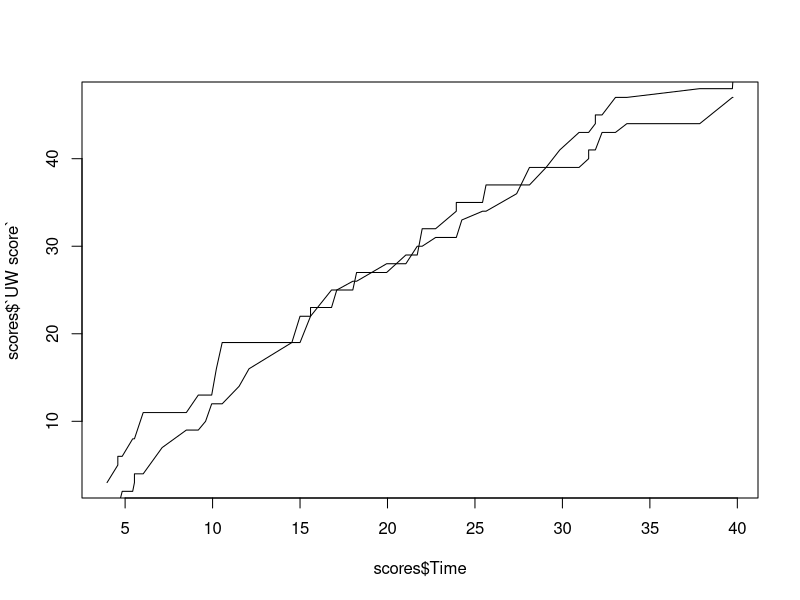

Write R code to recreate this figure. (Note: this script raises an error after producing the figure.)
##Tutorial 10 problem 1
#insert uwvmsu into table

bballdata<-read.table(file = "UWvMSU_1-22-13.txt", header = TRUE, stringsAsFactors = FALSE)
scores<-data.frame(matrix(ncol = 3, nrow = 50))
x<-c("Time","UW score", "MSU score")
##create new data frame with cumulative score for each team
colnames(scores)<-x

scores$Time <- bballdata$time
uwsum = 0
msusum = 0
for(i in 1:nrow(scores)){
  if(bballdata[i,2] == "UW"){
    uwsum = uwsum + bballdata$score[i]
    scores[i,2] <- uwsum
    scores[i,3] <- msusum
  }else if(bballdata[i,2] == "MSU"){
    msusum = msusum + bballdata$score[i]
    scores[i,3] <- msusum
    scores[i,2] <- uwsum
    }
}

plot(scores$Time,scores$`UW score`,type = "l")
lines(scores$Time,scores$`MSU score`)

##Tutorial question 2
#creating a random sampler

x <-sample(1:100,1)
for(i in 1:10){
  print('Guess number:')
  y<-strtoi(readline())
  if(y < x){
   print("Higher")
  }else if(y > x){
    print("Lower")
  }else if (y == x){
    print("Correct!")
    break
  }
}
